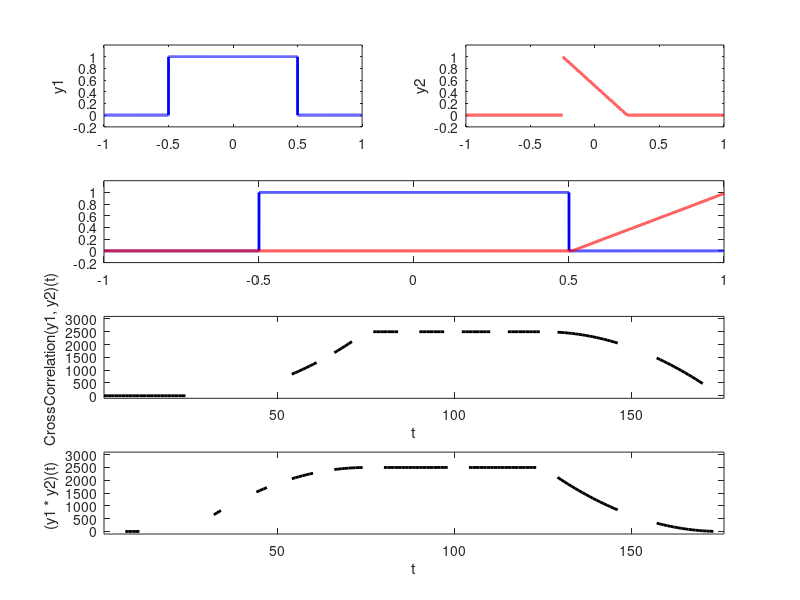

The MATLAB script that drew this image:


clc; close all; clear all;

% ========== init some variables:
iteration = 176;
fs = 10000;
t = -1:1/fs:1;

iterationSteps   = 1:1:iteration;
crossCorrelation = zeros(1,iteration);
convolution      = zeros(1,iteration);

set(gcf,'Color',[1 1 1]);


% ========== plot two signals (y1 and y2):
disp('Let y1 and y2 to be defined as following figures:')
disp('============================================================')
y1 = rectpuls(t,1);
y2 = tripuls(t,0.5,-1);
subplot(4,2,1);plot(t,y1,'Color','blue','LineWidth',2),axis([-1 1 -0.2 1.2]);
ylabel('y1')
subplot(4,2,2);plot(t,y2,'Color','red','LineWidth',2),axis([-1 1 -0.2 1.2]);
ylabel('y2')


disp('Press Enter to continue ....')
pause



% ========== cross correlation of two signals (y1 and y2):
disp(' ');disp(' ')
disp('Cross Correlation of two signals (y1 and y2):')
disp('============================================================')

for i = 1:iteration
    
    moveStep = (i-100)/100;
    y1 = rectpuls(t,1);
    y2 = tripuls(t-moveStep,0.5,-1);
    
    subplot(4,2,3:4)
    hold off;plot(t,y1,'Color','blue','LineWidth',2),axis([-1 1 -0.2 1.2]);
    hold on; plot(t,y2,'Color','red', 'LineWidth',2),axis([-1 1 -0.2 1.2]);
    
    
    crossCorrelation(i) = sum(y1.*y2);
    
    subplot(4,2,5:6)
    hold off
    plot(iterationSteps(1:i),crossCorrelation(1:i),'Color','black','LineWidth',2); axis([1 iteration -100 3.1e3]);
    xlabel('t')
    ylabel('CrossCorrelation(y1, y2)(t) ')
    
    pause(0.05)
end


disp('Press Enter to continue ....')
pause


% ========== convolution of y1 and y2:
disp(' ');disp(' ')
disp('Convolution of two signals (y1 and y2):')
disp('============================================================')

for i = 1:iteration
    
    moveStep = (i-100)/100;
    y1 = rectpuls(t,1);
    y2 = tripuls(-(t-moveStep),0.5,-1);
    
    subplot(4,2,3:4)
    hold off;plot(t,y1,'Color','blue','LineWidth',2),axis([-1 1 -0.2 1.2]);
    hold on; plot(t,y2,'Color','red' ,'LineWidth',2),axis([-1 1 -0.2 1.2]);
    
    
    convolution(i) = sum(y1.*y2);
    
    subplot(4,2,7:8)
    hold off
    plot(iterationSteps(1:i),convolution(1:i),'Color','black','LineWidth',2); axis([1 iteration -100 3.1e3]);
    xlabel('t')
    ylabel('(y1 * y2)(t) ')
    
    pause(0.05)
end

